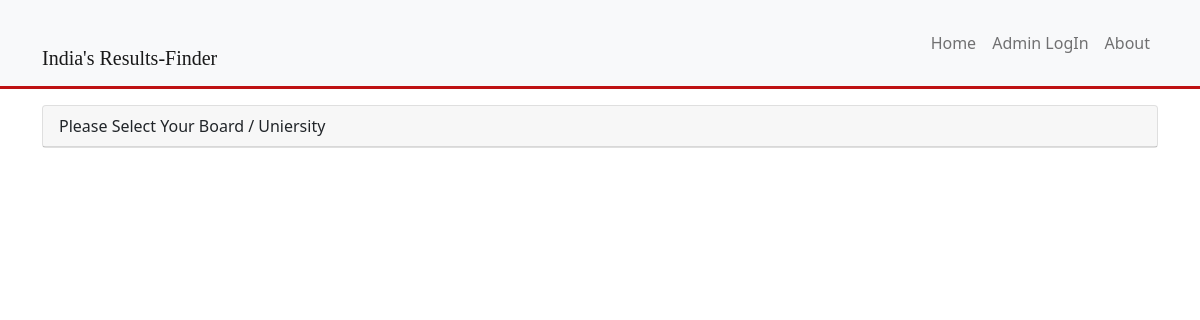
/board/maharashtra/, run on an earlier commit of the app's database.
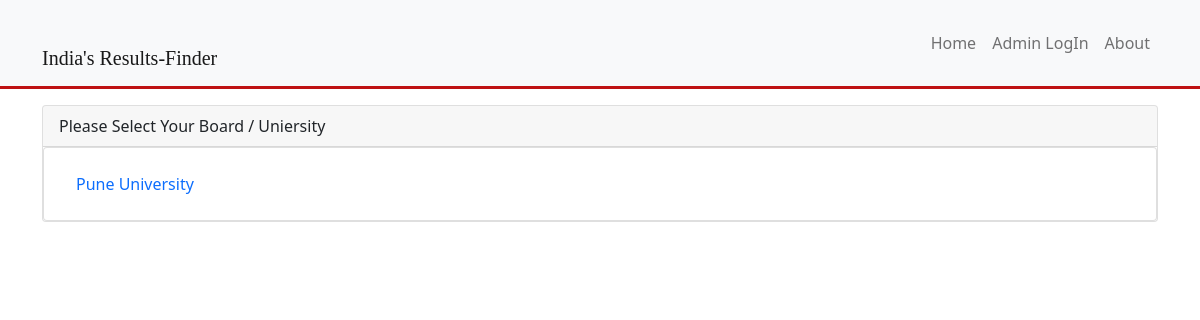
And on a later commit of the database.
### result/models.py (models this page shows, shortened)
class Board(models.Model):
    board_name= models.CharField(max_length=100)
    board_details = models.TextField()
    state = models.ForeignKey(State,on_delete=models.CASCADE)
    slug = models.SlugField()

### result/views.py (the view)
# urls.py: path('board/<str:slug>/',board,name='boards'),
def board(request,slug):
    context = {
        'sta':Board.objects.filter(state__slug=slug),
    }
    return render(request,'board.html',context)

### result/templates/board.html
{% extends 'base.html' %}
{% block content%}
 <div class="container">
  <div class="card mb-3">
    <div class="card-header">Please Select Your Board / Uniersity</div>
   {% for foo in sta %}
     <div class="card">
      <div class="card-body">
        <p class="card-text">
           <a href="{% url 'courses' foo.slug %}" class="nav-link">{{foo.board_name}}</a>
        </p>
    </div>
     </div>
   {% endfor %}
  </div>
 </div>
{% endblock %}

What changed in the data, as far as the page shows it:
added Board: board_name "Pune University"
